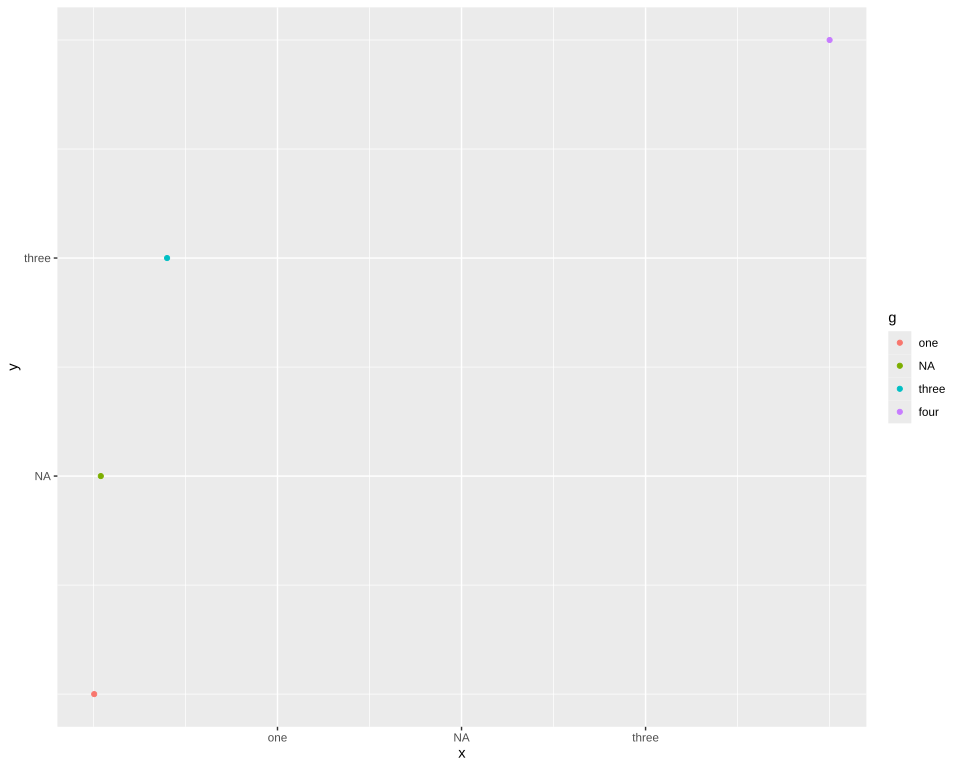

Write the R code that produced this figure.
# The plot test/golden/labels_na.svg draws, drawn by ggplot2 itself, as ggplot2's own visual
# tests draw their snapshots: the independent check on that golden whenever it changes. The suite
# never runs this; it needs R, ggplot2 and vdiffr, saved as the Docker image
# giggly-r:ggplot2-4.0.3. From the repository's root:
#
#   docker run --rm -v "$PWD/test/golden":/golden:ro giggly-r:ggplot2-4.0.3 \
#     Rscript /golden/labels_na.R > labels_na.ggplot2.svg
#
# and compare the two drawings element by element, as test/golden/point.R describes.
#
# Missing labels, drawn NA and measured as NA: from a list of labels on the x axis, from a labels
# function on the y axis, and from a list on a legend. First checked with ggplot2 4.0.3 and vdiffr
# 1.0.9: every element and clip path matches but svglite's around the whole drawing, and the one
# departure is test/golden/point.R's, the x axis drawn before the y.

library(ggplot2)

points <- data.frame(x = c(1, 10, 100, 1000), y = c(1, 2, 3, 4), g = c("a", "b", "c", "d"))

plot <- ggplot(points, aes(x, y, colour = g)) +
  geom_point() +
  scale_x_continuous(breaks = c(250, 500, 750), labels = c("one", NA, "three")) +
  scale_y_continuous(breaks = c(2, 3), labels = function(breaks) c(NA, "three")) +
  scale_colour_discrete(labels = c("one", NA, "three", "four")) +
  theme_gray()

file <- tempfile(fileext = ".svg")
vdiffr::write_svg(plot, file)
cat(readLines(file), sep = "\n")
